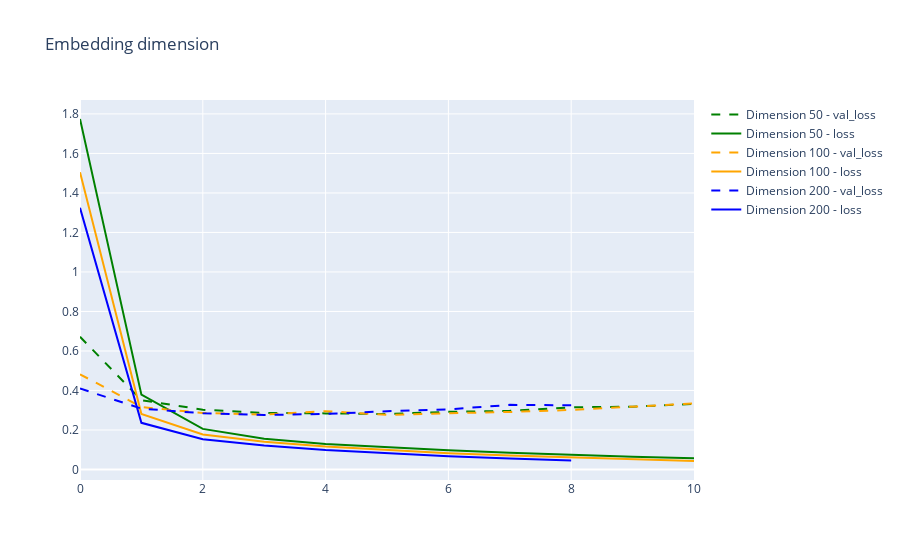

Here is the notebook cell this chart was saved with:
### Code cell
fig = add_curve(json_file = "models/bidirectional_model_training_history.json", name = "Dimension 50", color = "green", title = "Embedding dimension")
fig = add_curve(json_file = "models/embed100_training_history.json", name = "Dimension 100", color = "orange", fig = fig)
fig = add_curve(json_file = "models/embed200_training_history.json", name = "Dimension 200", color = "blue", fig = fig)
fig.show()

### Figure 1 — Plotly figure (JSON) as saved in the notebook; plotly's stock layout.template omitted (floating-point values rounded to 4 significant figures)
{"data": [{"line": {"color": "green", "dash": "dash"}, "mode": "lines", "name": "Dimension 50 - val_loss", "type": "scatter", "y": [0.6722, 0.3512, 0.3024, 0.2866, 0.284, 0.281, 0.2918, 0.2968, 0.3149, 0.3176, 0.3323]}, {"line": {"color": "green", "dash": "solid"}, "mode": "lines", "name": "Dimension 50 - loss", "type": "scatter", "y": [1.774, 0.379, 0.2055, 0.1561, 0.1297, 0.1115, 0.0971, 0.08435, 0.07387, 0.06494, 0.05733]}, {"line": {"color": "orange", "dash": "dash"}, "mode": "lines", "name": "Dimension 100 - val_loss", "type": "scatter", "y": [0.4821, 0.3161, 0.2862, 0.2785, 0.2954, 0.2765, 0.2849, 0.2913, 0.3017, 0.3166, 0.3343]}, {"line": {"color": "orange", "dash": "solid"}, "mode": "lines", "name": "Dimension 100 - loss", "type": "scatter", "y": [1.505, 0.2815, 0.177, 0.1405, 0.1166, 0.09875, 0.08283, 0.07037, 0.06007, 0.05092, 0.043]}, {"line": {"color": "blue", "dash": "dash"}, "mode": "lines", "name": "Dimension 200 - val_loss", "type": "scatter", "y": [0.4101, 0.3082, 0.2847, 0.2761, 0.2809, 0.2949, 0.3043, 0.3272, 0.3251]}, {"line": {"color": "blue", "dash": "solid"}, "mode": "lines", "name": "Dimension 200 - loss", "type": "scatter", "y": [1.325, 0.2362, 0.1534, 0.1212, 0.09847, 0.08138, 0.06703, 0.05541, 0.04591]}], "layout": {"title": {"text": "Embedding dimension"}}}
